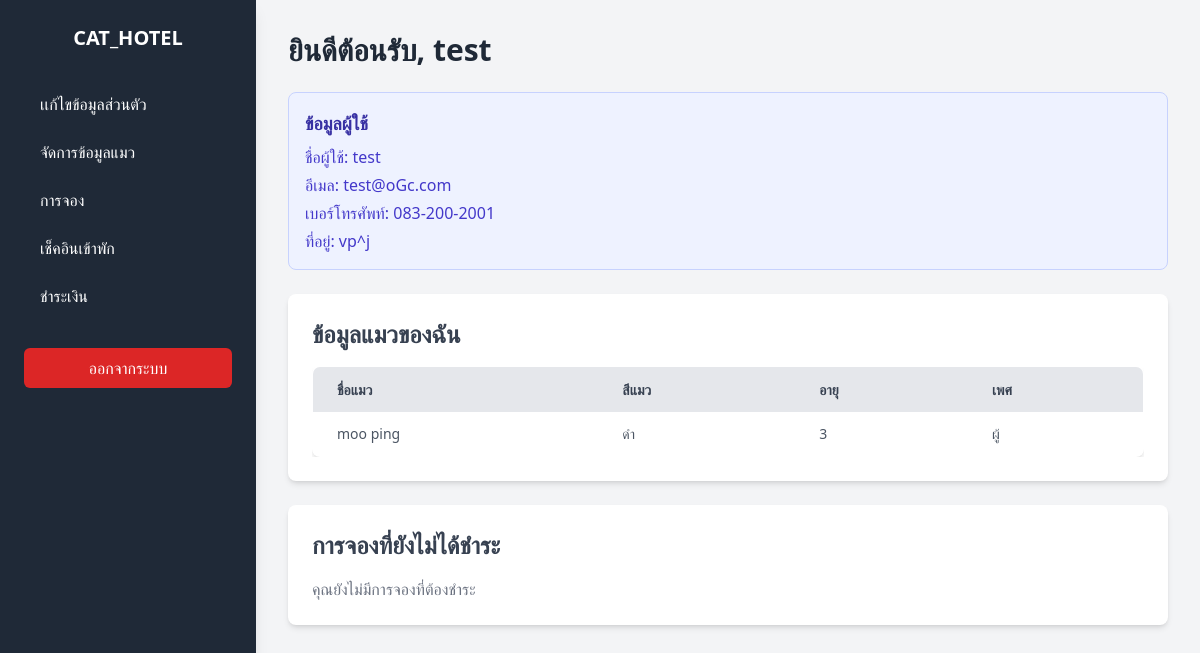
The page /user_index.php (signed in) on the database as committed earlier.
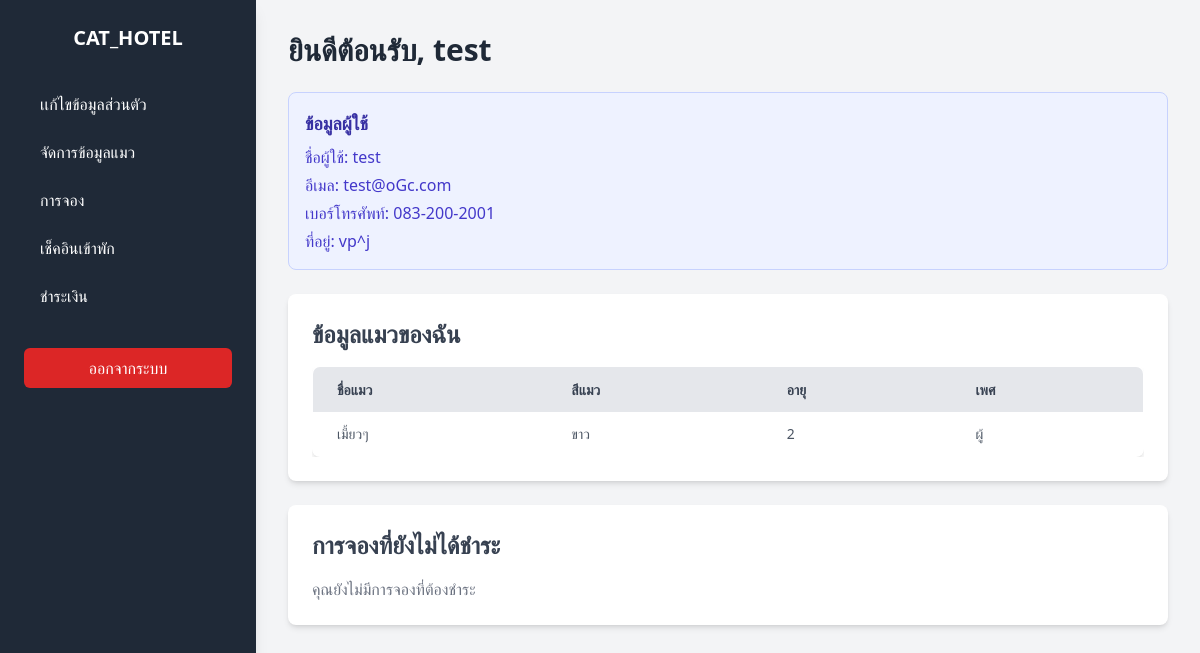
The same page on the database as committed later.
### tables this page shows
CREATE TABLE `cats` (
  `id` int(11) NOT NULL,
  `user_id` int(11) NOT NULL,
  `name` varchar(100) NOT NULL,
  `color` varchar(50) DEFAULT NULL,
  `age` int(11) DEFAULT NULL,
  `gender` enum('male','female') NOT NULL
);

### user_index.php (the view, shortened to what the changed rows need)
<?php
include 'db_connect.php';
$stmt = $conn->prepare("SELECT id, username, email, phone, address FROM users WHERE username=?");
$stmt->bind_param("s", $_SESSION['username']);
$stmt->execute();
$result = $stmt->get_result();
$user = $result->fetch_assoc();
$user_id = $user['id'];
$stmt = $conn->prepare("SELECT * FROM cats WHERE user_id = ?");
$stmt->bind_param("i", $user_id);
$stmt->execute();
$result = $stmt->get_result();
$cats = $result->fetch_all(MYSQLI_ASSOC);
?>
<!DOCTYPE html>
<html lang="th">
<head>
<script src="https://cdn.tailwindcss.com"></script>
</head>
<body class="bg-gray-100 font-sans">
<div class="flex min-h-screen">
    <main class="flex-1 p-8">
        <h2 class="text-3xl font-bold mb-6 text-gray-800">ยินดีต้อนรับ, <?php echo htmlspecialchars($_SESSION['username']); ?></h2>
        <div class="bg-white p-6 rounded-lg shadow-md my-6">
            <?php if(count($cats) > 0): ?>
                <div class="overflow-x-auto">
                    <table class="min-w-full border border-gray-300 rounded-lg overflow-hidden shadow-md">
                        <thead class="bg-gray-200">
                            <tr class="text-gray-700 uppercase text-sm leading-normal">
                                <th class="py-3 px-6 text-left">ชื่อแมว</th>
                                <th class="py-3 px-6 text-left">สีแมว</th>
                                <th class="py-3 px-6 text-left">อายุ</th>
                                <th class="py-3 px-6 text-left">เพศ</th>
                            </tr>
                        </thead>
                        <tbody class="text-gray-600 text-sm font-light">
                            <?php foreach($cats as $cat): ?>
                            <tr class="border-b border-gray-200 hover:bg-gray-100">
                                <td class="py-3 px-6"><?php echo htmlspecialchars($cat['name']); ?></td>
                                <td class="py-3 px-6"><?php echo htmlspecialchars($cat['color']); ?></td>
                                <td class="py-3 px-6"><?php echo $cat['age']; ?></td>
                                <td class="py-3 px-6"><?php echo $cat['gender'] == 'male' ? 'ผู้' : 'เมีย'; ?></td>
                            </tr>
                            <?php endforeach; ?>
                        </tbody>
                    </table>
                </div>
            <?php else: ?>
                <p class="text-gray-500">คุณยังไม่มีข้อมูลแมว</p>
            <?php endif; ?>
        </div>
    </main>
</div>
</body>
</html>

Rows that differ between the two databases and show on the page:
removed cats: name "moo ping", color "ดำ", age "3", gender "ผู้"
added cats: name "เมี้ยวๆ", color "ขาว", age "2", gender "ผู้"
